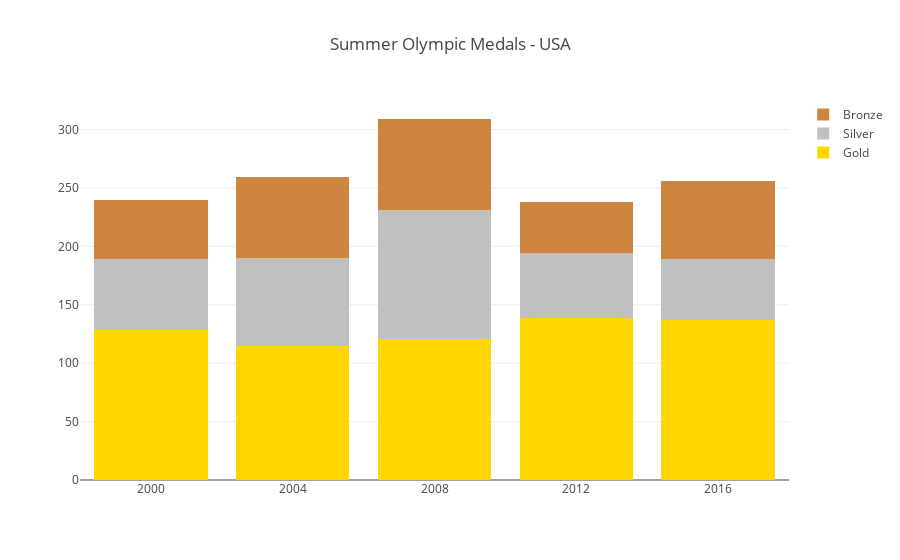

Notebook source saved alongside this figure:
### Code cell
trace1 = go.Bar(x=usa_last_five.Year, y=usa_last_five.Gold, name='Gold', marker=dict(color='rgb(255,215,0)'))
trace2 = go.Bar(x=usa_last_five.Year, y=usa_last_five.Silver, name='Silver', marker=dict(color='rgb(192,192,192)'))
trace3 = go.Bar(x=usa_last_five.Year, y=usa_last_five.Bronze, name='Bronze', marker=dict(color='rgb(205,133,63)'))

data = [trace1, trace2, trace3]

layout = go.Layout(
    barmode='stack',
    title="Summer Olympic Medals - USA",
    xaxis=dict(
        type='category'
    )
)

fig = go.Figure(data=data, layout=layout)

iplot(fig)

### Figure 1 — Plotly figure (JSON) as saved in the notebook; plotly's stock layout.template omitted (floating-point values rounded to 4 significant figures)
{"data": [{"marker": {"color": "rgb(255,215,0)"}, "name": "Gold", "type": "bar", "uid": "ffd7a9c8-e268-4414-a5f3-1536bbdfe83d", "x": [2000, 2004, 2008, 2012, 2016], "y": [128, 115, 121, 139, 137]}, {"marker": {"color": "rgb(192,192,192)"}, "name": "Silver", "type": "bar", "uid": "0c0dacb7-a214-483c-bfdd-6ccd369c881b", "x": [2000, 2004, 2008, 2012, 2016], "y": [61, 75, 110, 55, 52]}, {"marker": {"color": "rgb(205,133,63)"}, "name": "Bronze", "type": "bar", "uid": "e3f52e6e-c2c6-4283-a5e2-ebb2ee5bf82e", "x": [2000, 2004, 2008, 2012, 2016], "y": [51, 69, 78, 44, 67]}], "layout": {"autosize": true, "barmode": "stack", "title": {"text": "Summer Olympic Medals - USA"}, "xaxis": {"autorange": true, "range": [-0.5, 4.5], "type": "category"}, "yaxis": {"autorange": true, "range": [0, 325.3], "type": "linear"}}}
